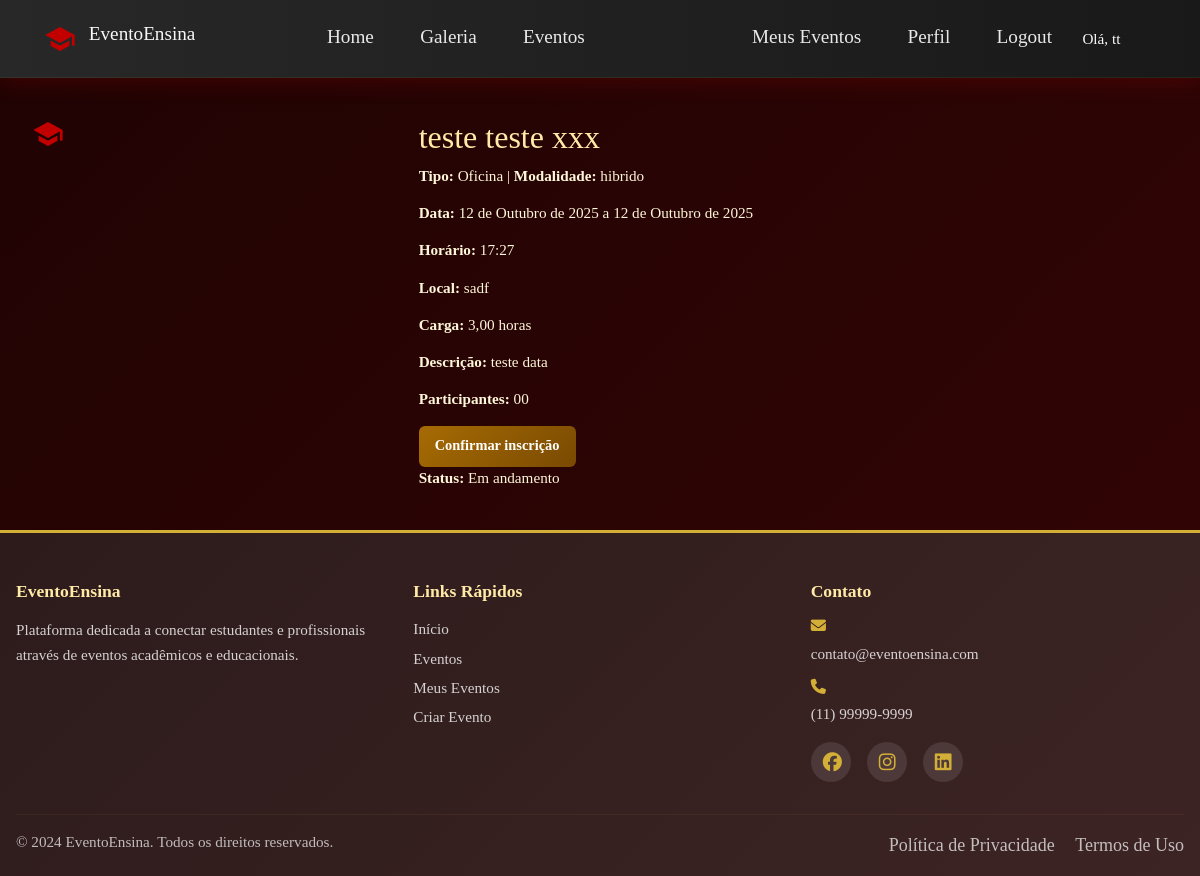
The page /eventos/detalhe/17/ (signed in) on the database as committed earlier.
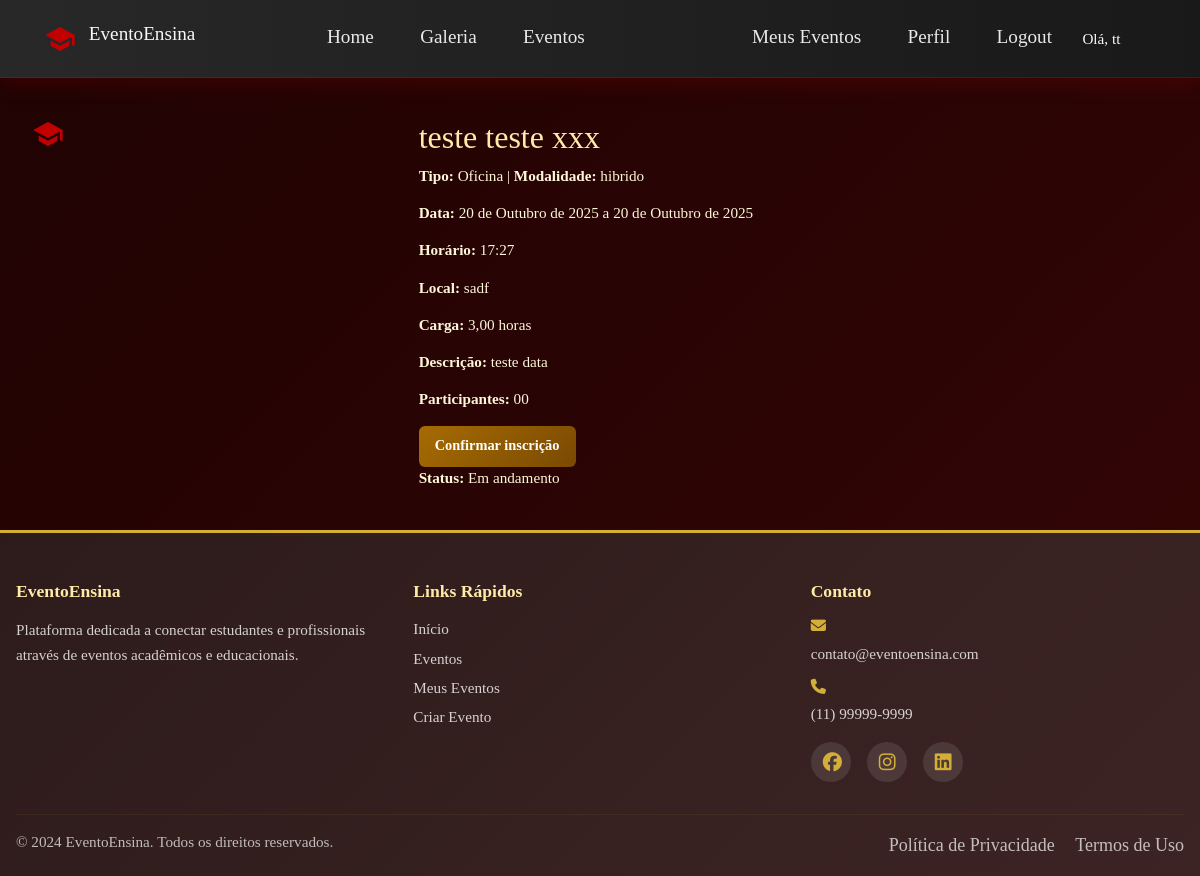
The same page on the database as committed later.
### eventos/models.py (models this page shows, shortened)
class Evento(models.Model):
    MODALIDADES = [
        ('online', 'Online'),
        ('presencial', 'Presencial'),
        ('hibrido', 'Híbrido'),
    ]
    titulo = models.CharField(max_length=200)
    tipo = models.ForeignKey(TipoEvento, on_delete=models.CASCADE)
    modalidade = models.CharField(max_length=10, choices=MODALIDADES)
    data_inicio = models.DateField()
    data_fim = models.DateField()
    horario = models.TimeField()
    local = models.CharField(max_length=200, blank=True, null=True)
    link = models.URLField(blank=True, null=True)
    quantidade_participantes = models.PositiveIntegerField(null=True, blank=True)
    sem_limites = models.BooleanField(default=False)
    organizador = models.CharField(max_length=200, null=True, blank=True)
    criador = dj_models.ForeignKey(
        'usuarios.Usuario',
        on_delete=dj_models.SET_NULL,
        null=True,
        blank=True,
        related_name='eventos_criados'
    )
    def evento_thumb_upload_to(instance, filename):
        """
        Define o caminho da imagem principal (thumb) do evento.
        Exemplo:
            media/eventos/2025_10_11_meu_evento/thumb.jpg
        """
        date_str = instance.data_inicio.strftime('%Y_%m_%d') if instance.data_inicio else 'sem_data'
        nome = slugify(instance.titulo)
        base, ext = os.path.splitext(filename)
        return f'eventos/{date_str}_{nome}/thumb{ext}'
    thumb = models.ImageField(upload_to=evento_thumb_upload_to, blank=True, null=True)
    descricao = models.TextField(blank=True, null=True)
    horas = models.DecimalField(max_digits=5, decimal_places=2, null=True, blank=True)
    gallery_slug = models.CharField(max_length=255, blank=True, null=True)
    finalizado = models.BooleanField(default=False)

class TipoEvento(models.Model):
    tipo = models.CharField(max_length=50, unique=True)  # campo único para evitar duplicados

### eventos/views.py (the view)
# urls.py: path('detalhe/<int:evento_id>/', views.detalhe_evento_publico, name='detalhe_evento'),
def detalhe_evento_publico(request, evento_id):
    evento = get_object_or_404(Evento, pk=evento_id)
    usuario = get_current_usuario(request)
    inscrito = evento.inscricaoevento_set.filter(inscrito=usuario).exists() if usuario else False
    return render(request, 'eventos/detalhe_evento_publico.html', {
        'evento': evento,
        'usuario': usuario,
        'inscrito': inscrito,
        'nav_items': nav_items
    })

### usuarios/views.py (called while the page is built, shortened)
def get_current_usuario(request):
    usuario_id = request.session.get('usuario_id')
    if not usuario_id:
        return None
    try:
        return Usuario.objects.get(pk=usuario_id)
    except Usuario.DoesNotExist:
        return None

### eventos/templates/eventos/detalhe_evento_publico.html (shortened to what this page needs)
{% extends 'base/base.html' %}
{% load static %}
{% block content %}
<div class="container mt-4">
    <div class="row">
        <div class="col-md-4">
            {% if evento.thumb %}
                <img src="{{ evento.thumb.url }}" class="img-fluid rounded" alt="{{ evento.titulo }}">
            {% else %}
                <img src="{% static 'favicon.png' %}" class="img-fluid rounded" alt="placeholder">
            {% endif %}
        </div>
        <div class="col-md-8">
            <h1>{{ evento.titulo }}</h1>
            <p><strong>Tipo:</strong> {{ evento.tipo.tipo|default:evento.tipo }} |
               <strong>Modalidade:</strong> {{ evento.modalidade }}</p>
            <p>
                <strong>Data:</strong> {{ evento.data_inicio }}
                {% if evento.data_fim %}
                    a {{ evento.data_fim }}
                {% endif %}
            </p>
            <p><strong>Horário:</strong> {{ evento.horario }}</p>
            <p>
                <strong>Local:</strong> {{ evento.local|default:'Online' }}
            </p>
            {% if evento.horas %}
                <p><strong>Carga:</strong> {{ evento.horas }} horas</p>
            {% endif %}
            {% if evento.descricao %}
                <p><strong>Descrição:</strong> {{ evento.descricao }}</p>
            {% endif %}
            <p>
                <strong>Participantes:</strong>
                {{ evento.inscricaoevento_set.count|stringformat:"02d" }}
            </p>
            {% if usuario %}
                {% if usuario and evento.criador and usuario.id == evento.criador.id %}
                    <a href="{% url 'gerenciar_evento' evento.id %}" class="btn btn-outline-secondary ms-2">Gerenciar Evento</a>
                    <a href="{% url 'galeria_evento' evento.id %}" class="btn btn-outline-secondary ms-2">Galeria</a>
                {% else %}
                    {% if not inscrito%}
                        {% if usuario.tipo.tipo == 'Aluno' or usuario.tipo.tipo == 'Professor' %}
                            <form method="post" action="{% url 'inscrever_evento' evento.id %}">
                                <button type="submit" class="btn btn-primary">Confirmar inscrição</button>
                            </form>
                        {% elif usuario.tipo.tipo == 'Organizador' %}
                            <p class="text-muted">Organizadores não podem se inscrever em eventos.</p>
                        {% endif %}
                    {% else %}
                        <form method="post" action="{% url 'cancelar_inscricao' evento.id %}" class="mt-2">
                            {% csrf_token %}
                            <button type="submit" class="btn btn-danger">Cancelar inscrição</button>
                        </form>
                    {% endif %}
                {% endif %}
            {% else %}
                <a href="{% url 'login' %}" class="btn btn-primary">Entrar para inscrever</a>
            {% endif %}
            <p>
                <strong>Status:</strong>
                {% if evento.finalizado %}
                    Finalizado
                {% else %}
                    Em andamento
                {% endif %}
            </p>
        </div>
    </div>
</div>
{% endblock %}

Rows that differ between the two databases and show on the page:
changed Evento "teste teste xxx": data_inicio "12 de Outubro de 2025" → "20 de Outubro de 2025"; data_fim "12 de Outubro de 2025" → "20 de Outubro de 2025"
